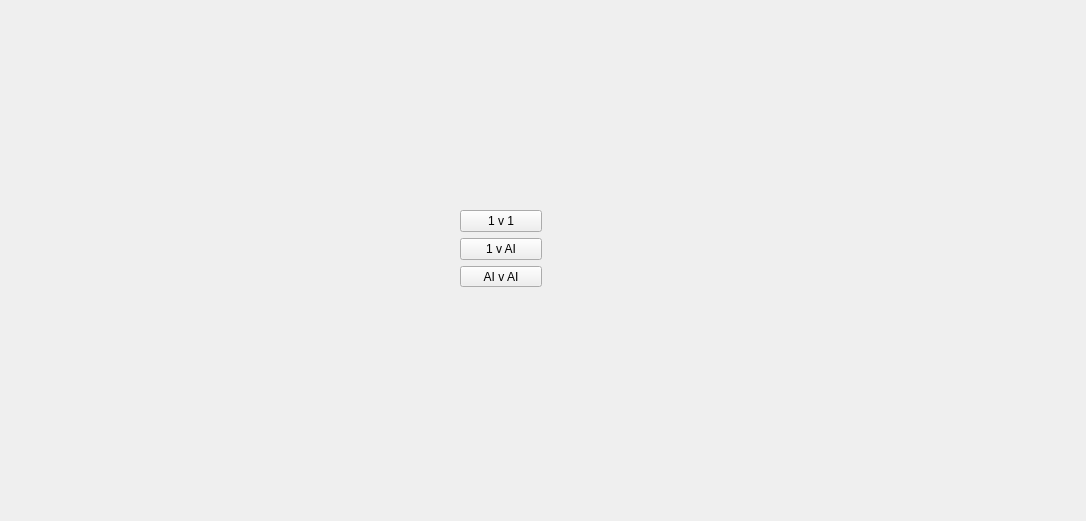
<?xml version="1.0" encoding="UTF-8"?>
<ui version="4.0">
 <class>Widget</class>
 <widget class="QWidget" name="Widget">
  <property name="geometry">
   <rect>
    <x>0</x>
    <y>0</y>
    <width>1086</width>
    <height>521</height>
   </rect>
  </property>
  <property name="windowTitle">
   <string>Widget</string>
  </property>
  <widget class="QStackedWidget" name="pokemonWidget">
   <property name="geometry">
    <rect>
     <x>0</x>
     <y>0</y>
     <width>1091</width>
     <height>521</height>
    </rect>
   </property>
   <widget class="QWidget" name="aiPage">
    <widget class="QWidget" name="verticalLayoutWidget">
     <property name="geometry">
      <rect>
       <x>460</x>
       <y>210</y>
       <width>82</width>
       <height>77</height>
      </rect>
     </property>
     <layout class="QVBoxLayout" name="verticalLayout">
      <item>
       <widget class="QPushButton" name="noAiButton">
        <property name="text">
         <string>1 v 1</string>
        </property>
       </widget>
      </item>
      <item>
       <widget class="QPushButton" name="oneAiButton">
        <property name="text">
         <string>1 v AI</string>
        </property>
       </widget>
      </item>
      <item>
       <widget class="QPushButton" name="twoAiButton">
        <property name="text">
         <string>AI v AI</string>
        </property>
       </widget>
      </item>
     </layout>
    </widget>
   </widget>
   <widget class="QWidget" name="playerChoicePage">
    <widget class="QWidget" name="verticalLayoutWidget_2">
     <property name="geometry">
      <rect>
       <x>460</x>
       <y>200</y>
       <width>160</width>
       <height>80</height>
      </rect>
     </property>
     <layout class="QVBoxLayout" name="verticalLayout_2">
      <item>
       <widget class="QPushButton" name="newPlayerButton">
        <property name="text">
         <string>New</string>
        </property>
       </widget>
      </item>
      <item>
       <widget class="QPushButton" name="loadPlayerButton">
        <property name="text">
         <string>Load</string>
        </property>
       </widget>
      </item>
     </layout>
    </widget>
   </widget>
   <widget class="QWidget" name="battlePage"/>
  </widget>
 </widget>
 <resources/>
 <connections/>
</ui>
